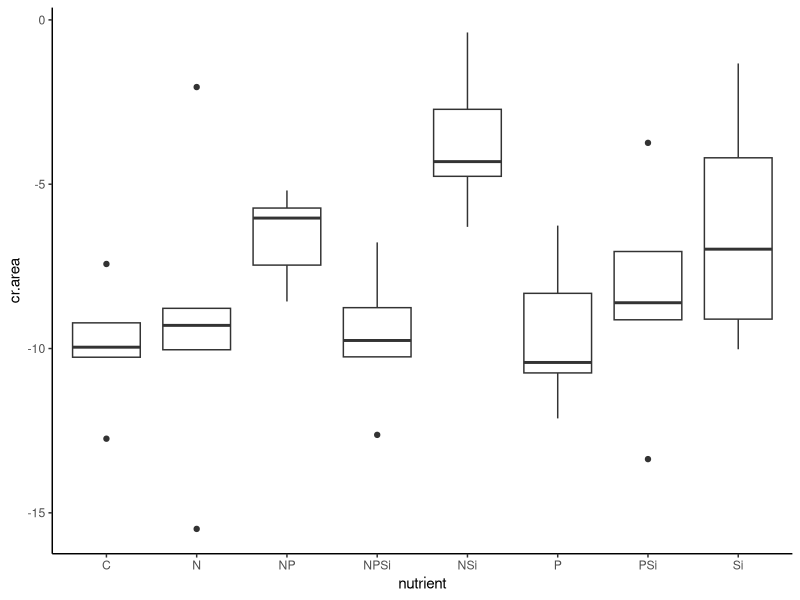
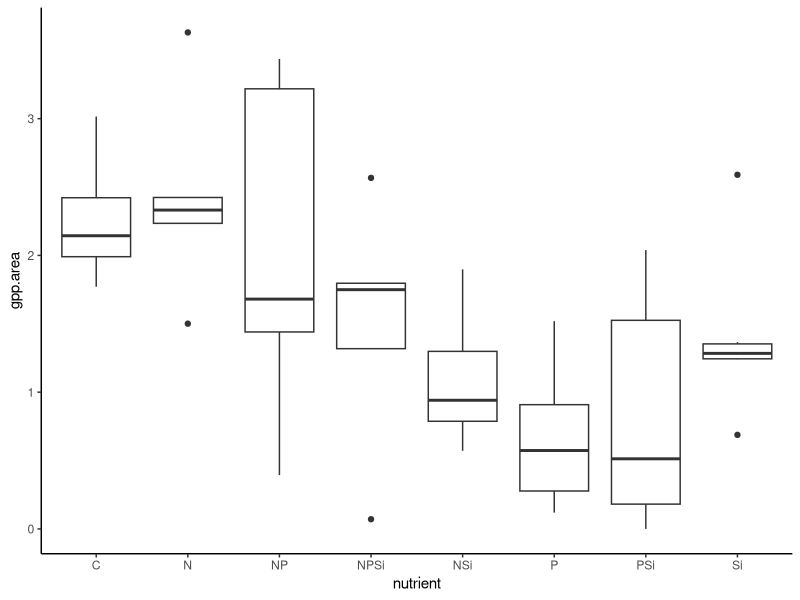
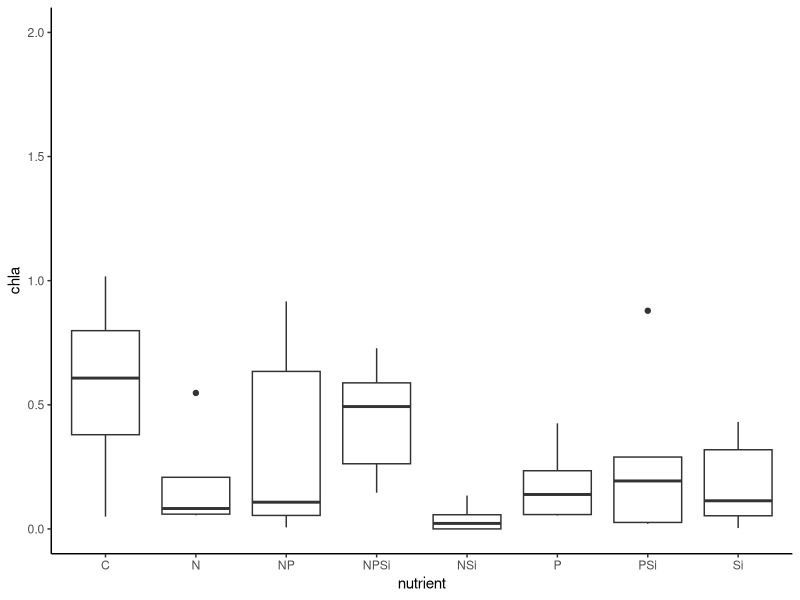
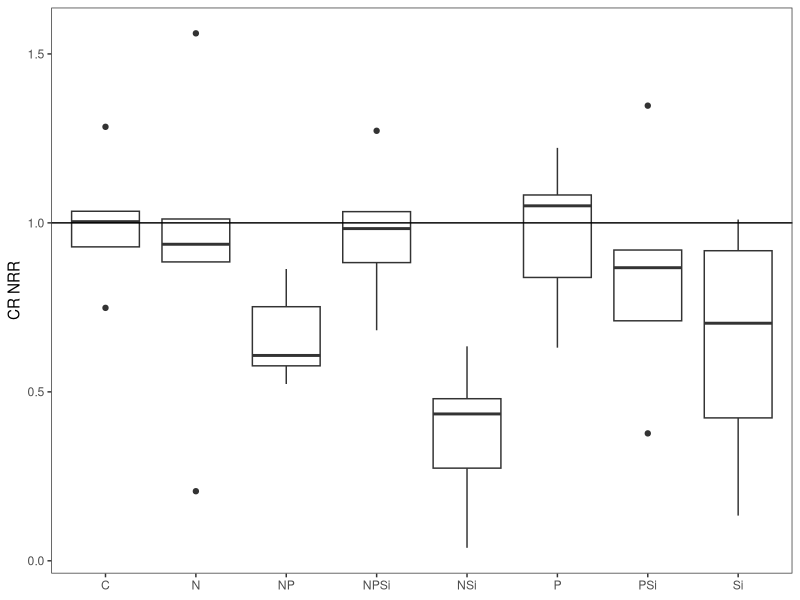
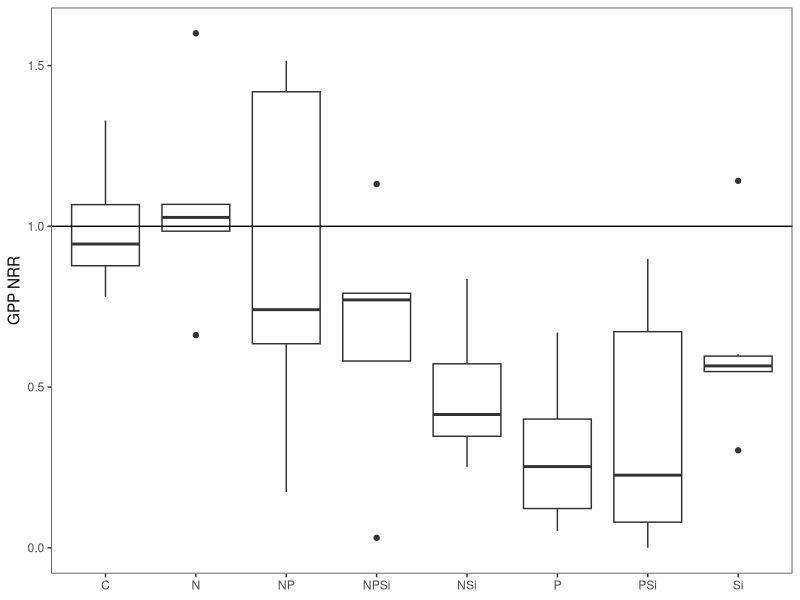
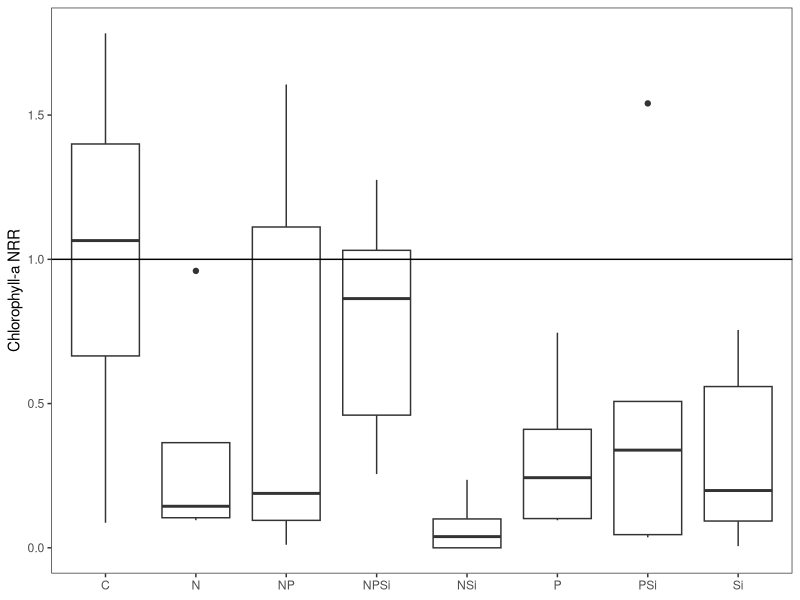
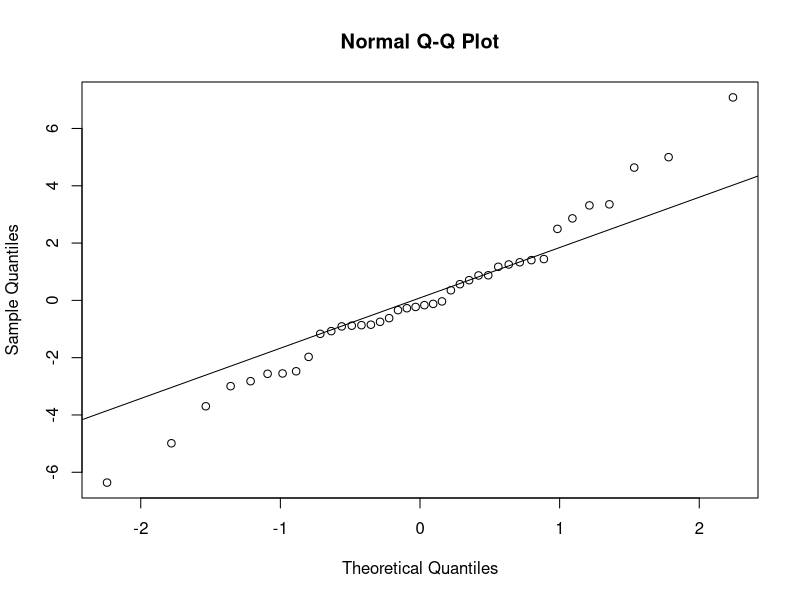
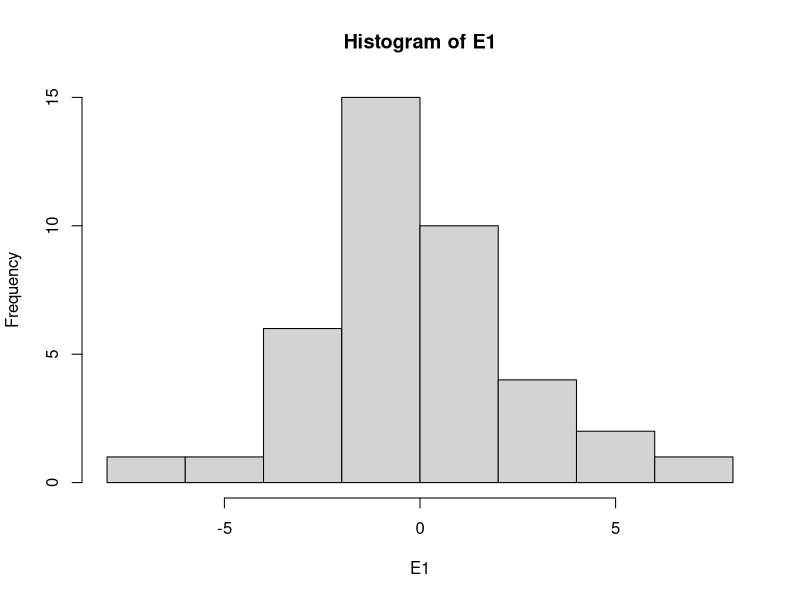

Here is the R script that generated these plots, in order: (Note: this script raises an error after producing the figures.)
#Author:  Clay Arango
#Creation date: 10-Feb-19
#Script to analyze NDS data from Summer 2018 NDS work with S. Roley and A. Alexiades

#packages
install.packages("nlme")
install.packages("nortest")
install.packages("dplyr")
install.packages("multcomp")
install.packages("MASS")
install.packages("ggplot2")
library(nlme)
library(nortest)
library(plyr)
library(dplyr)
library(multcomp)
library(MASS)
library(ggplot2)
library(tidyr)

#Load data
reec_fall <- read.table(file="reec_fall.csv", header=T, sep=",")

#set variable
d = reec_fall

#evaluate data to make sure factors are correct
names(d)
unique(d$nutrient) #control, N, NP, NPSi, NSi, P, PSi, Si
unique(d$N) #should be 0 and 1
unique(d$P) #should be 0 and 1
unique(d$Si) #should be 0 and 1
unique(d$top) #should be "sponge" and "glass"
#if need to change, use recode function below. 
d$top<-recode(d$top, "cellulose" ="sponge")
str(d)

#convert N and P and Si values (0 or 1 for absence or presence) to factors
d$N<-as.factor(d$N)
d$P<-as.factor(d$P)
d$Si<-as.factor(d$Si)
str(d)

#subset data into gpp and cr response
d.cr = subset(d, top=="sponge", data=d)
d.gpp = subset(d, top=="glass", data=d)

#check distribution of controls and remove as needed before calculating NRR.
ggplot(d.cr, aes(x=nutrient, y=cr.area))+geom_boxplot() +theme_classic()
#check CC4 and DD3

#calculate nrr for cr
x<-ddply(d.cr, "nutrient", summarise, ave_cr = mean(cr.area, na.rm=T)) #changed to ddply b/c allows
#to specify by column name - I had a csv file with the relevant column in a different position.
x
d.cr$cr.nrr = d.cr$cr.area/-9.922869 #divide by control ave_cr
d.cr$chla.nrr<-NA

#check distribution of controls and remove as needed before calculating NRR.
ggplot(d.gpp, aes(x=nutrient, y=gpp.area))+geom_boxplot() +theme_classic()
#probaly ok, but check AA3, AA6, X3
ggplot(d.gpp, aes(x=nutrient, y=chla))+geom_boxplot() +theme_classic()+scale_y_continuous(limits=c(0,2))
#one super-high outlier - was a copy/paste error.updated with value from NDS spreadsheet.
#also check CC3

#calculate nrr for gpp and chla
x<- ddply(d.gpp, "nutrient", summarise, ave_gpp = mean(gpp.area, na.rm=T), ave_chla = mean(chla, na.rm=T)) 
x
d.gpp$gpp.nrr = d.gpp$gpp.area/2.2686372 #divide by control ave_gpp
d.gpp$chla.nrr = d.gpp$chla/0.5705330 #divide by control ave_chla

#combine files and export
d.nrr<-rbind(d.cr, d.gpp)
d.nrr$site_date<-"reec_fall"
write.table(d.nrr, "reec_fall_nrr.csv", sep=",", quote=F, row.names =F)

###############
#plots of NRR
##############
ggplot(data=subset(d.cr, !(nutrient=="control")), aes(x=nutrient, y=cr.nrr))+geom_boxplot()+theme_bw()+
  ylab("CR NRR")+geom_abline(slope = 0, intercept = 1)+
  theme(axis.title.x=element_blank(), panel.grid.minor=element_blank(), panel.grid.major=element_blank())
#inhibition

ggplot(data=subset(d.gpp, !(nutrient=="control")), aes(x=nutrient, y=gpp.nrr))+geom_boxplot()+theme_bw()+
  ylab("GPP NRR")+geom_abline(slope = 0, intercept = 1)+
  theme(axis.title.x=element_blank(), panel.grid.minor=element_blank(), panel.grid.major=element_blank())
#inhibition

ggplot(data=subset(d.gpp, !(nutrient=="control")), aes(x=nutrient, y=chla.nrr))+geom_boxplot()+theme_bw()+
  ylab("Chlorophyll-a NRR")+geom_abline(slope = 0, intercept = 1)+
  theme(axis.title.x=element_blank(), panel.grid.minor=element_blank(), panel.grid.major=element_blank())
#inhibition

##########
#NRR Summary Files
#########

GPP_sum<-ddply(d.gpp, "nutrient", summarise, ave_nrr.gpp=mean(gpp.nrr, na.rm=T), sd_nrr.gpp=sd(gpp.nrr, na.rm=T), 
               se_nrr.gpp =(sd(gpp.nrr)/sqrt(sum(!is.na(gpp.nrr)))), 
               ci95_nrr.gpp = (1.96*(sd(gpp.nrr)/sqrt(sum(!is.na(gpp.nrr))))),
               ave_nrr.chla=mean(chla.nrr, na.rm=T), sd_nrr.chla=sd(chla.nrr, na.rm=T), 
               se_nrr.chla =(sd(chla.nrr)/sqrt(sum(!is.na(chla.nrr)))), 
               ci95_nrr.chla = (1.96*(sd(chla.nrr)/sqrt(sum(!is.na(chla.nrr))))))
CR_sum<-ddply(d.cr, "nutrient", summarise, ave_nrr.cr=mean(cr.nrr, na.rm=T), sd_nrr.cr=sd(cr.nrr, na.rm=T), 
              se_nrr.cr =(sd(cr.nrr)/sqrt(sum(!is.na(cr.nrr)))), 
              ci95_nrr.cr = (1.96*(sd(cr.nrr)/sqrt(sum(!is.na(cr.nrr))))))

#now combine into one and export
d.sum<-merge(GPP_sum, CR_sum, by="nutrient")
d.sum$site_date<-"reec_fall"
write.table(d.sum, "reec_fall_summ.csv",  sep=",", quote=F, row.names =F)


############################################################
#analyze RESPIRATION data
############################################################

M1<-gls(cr.area~N*P*Si, data=d.cr, na.action=na.omit)
E1<-residuals(M1)
qqnorm(E1)
qqline(E1)
ad.test(E1)
   #residuals are normally distributed
hist(E1)  
plot(M1)

plot(filter(d.cr, !is.na(cr.area)) %>% dplyr::select(nutrient), 
     E1, xlab="nutrient", ylab="Residuals")
bartlett.test(cr.area~nutrient, data=d.cr)
   #variance test is ok

anova(M1)
  #co-limited by P and Si

x <- group_by(d.cr, nutrient) %>%  # Grouping function causes subsequent functions to aggregate by season and reach
  summarize(cr.mean = abs(mean(cr.area, na.rm = TRUE)), # na.rm = TRUE to remove missing values
            cr.sd=abs(sd(cr.area, na.rm = TRUE)),  # na.rm = TRUE to remove missing values
            n = sum(!is.na(cr.area)), # of observations, excluding NAs. 
            cr.se=cr.sd/sqrt(n))

ggplot(data=x, aes(x=nutrient, y=cr.mean)) + 
  geom_bar(stat="identity", position=position_dodge(), color = "black") + 
  geom_errorbar(aes(ymin=cr.mean, ymax=cr.mean+cr.se), width=0.2, 
                position=position_dodge(0.9)) + 
  xlab("Nutrient") +
  ylab(expression(Respiration~(ug~O[2]~m^{-2}~h^{-1}))) +
  ylim(0,20) +
  labs(fill="Light") +
  theme_bw() +
  theme(panel.grid.major=element_blank(),
        panel.grid.minor=element_blank(),
        legend.title=element_text(size=6),
        legend.key=element_blank(), 
        legend.position=c(0.5,0.95), 
        legend.text=element_text(size=8), 
        legend.background=element_blank(), 
        legend.direction="horizontal", 
        legend.key.size=unit(0.3, "cm"), 
        axis.title.y=element_text(size=8), 
        axis.title.x=element_text(size=8), 
        axis.text.x=element_text(size=8))

#ggsave('output/figures/Ring_fall.tiff',
#       units="in",
#       width=3.25,
#       height=3.25,
#       dpi=1200,
#       compression="lzw")

############################################################
#analyze the PRODUCTION data
############################################################

M1<-gls(gpp.area~N*P*Si, data=d.gpp, na.action=na.omit) 
E1<-residuals(M1)
qqnorm(E1)
qqline(E1)
ad.test(E1)
   #residuals are not normal but close

hist(E1, xlab="residuals", main="")
plot(M1)

plot(filter(d.gpp, !is.na(gpp.area)) %>% dplyr::select(nutrient), 
     E1, xlab="nutrient", ylab="Residuals")
bartlett.test(gpp.area~nutrient, data=d.gpp)
   #OK

anova(M1)
  
x <- group_by(d.gpp, nutrient) %>%  # Grouping function causes subsequent functions to aggregate by season and reach
  summarize(gpp.mean = abs(mean(gpp.area, na.rm = TRUE)), # na.rm = TRUE to remove missing values
            gpp.sd=abs(sd(gpp.area, na.rm = TRUE)),  # na.rm = TRUE to remove missing values
            n = sum(!is.na(gpp.area)), # of observations, excluding NAs. 
            gpp.se=gpp.sd/sqrt(n))

ggplot(data=x, aes(x=nutrient, y=gpp.mean)) + 
  geom_bar(stat="identity", position=position_dodge(), color = "black") + 
  geom_errorbar(aes(ymin=gpp.mean, ymax=gpp.mean+gpp.se), width=0.2, 
                position=position_dodge(0.9)) + 
  xlab("Nutrient") +
  ylab(expression(Production~(ug~O[2]~m^{-2}~h^{-1}))) +
  labs(fill="Light") +
  theme_bw() +
  theme(panel.grid.major=element_blank(),
        panel.grid.minor=element_blank(), 
        legend.title=element_text(size=6), 
        legend.key=element_blank(),  
        legend.position=c(0.5,0.95),  
        legend.text=element_text(size=8),  
        legend.background=element_blank(),  
        legend.direction="horizontal",  
        legend.key.size=unit(0.3, "cm"),  
        axis.title.y=element_text(size=8),  
        axis.title.x=element_text(size=8),  
        axis.text.x=element_text(size=8))

#ggsave('output/figures/gppByNutrient.tiff',
#       units="in",
#       width=3.25,
#       height=3.25,
#       dpi=1200,
#       compression="lzw")


#BELOW HERE IS NOT EDITED





############################################################
#analyze the CHL-A biomass on disks

M1<-gls(chla~N*P*light, data=roza_sum.chla, na.action=na.omit)
E1<-residuals(M1)
qqnorm(E1)
qqline(E1)
ad.test(E1)
  #residuals look bad (p=0.001)
hist(E1)
plot(M1)

vf1 = varIdent(form = ~ 1|N*P)
vf2 = varIdent(form = ~ 1|light)
vf3 = varIdent(form = ~ 1|N*P*light)
vf4 = varPower(form = ~ fitted(.)) 
vf5 = varExp(form = ~ fitted(.))
vf6 = varConstPower(form = ~ fitted(.))
vf7 = varExp(form = ~ fitted(.)|nutrient)

M2<-gls(chla~N*P*light, data=roza_sum.chla, na.action=na.omit, weights=vf1)
M3<-gls(chla~N*P*light, data=roza_sum.chla, na.action=na.omit, weights=vf2)
M4<-gls(chla~N*P*light, data=roza_sum.chla, na.action=na.omit, weights=vf3)
M5<-gls(chla~N*P*light, data=roza_sum.chla, na.action=na.omit, weights=vf4)
M6<-gls(chla~N*P*light, data=roza_sum.chla, na.action=na.omit, weights=vf5)
M7<-gls(chla~N*P*light, data=roza_sum.chla, na.action=na.omit, weights=vf6)
M8<-gls(chla~N*P*light, data=roza_sum.chla, na.action=na.omit, weights=vf7)

anova(M1,M2,M3,M4,M5,M6,M7,M8)

#M3 is best on AIC

E3<-residuals(M3)
qqnorm(E3)
qqline(E3)
ad.test(E3)
#residuals are not normal (p=0.001)
hist(E3, xlab="residuals", main="")
plot(M3)
  #hist and plot look good

plot(filter(roza_sum.chla, !is.na(chla)) %>% dplyr::select(light), 
     E3, xlab="light", ylab="Residuals")
bartlett.test(chla~light, data=roza_sum.chla)

plot(filter(roza_sum.chla, !is.na(chla)) %>% dplyr::select(nutrient), 
     E3, xlab="nutrient", ylab="Residuals")
bartlett.test(chla~nutrient, data=roza_sum.chla)

anova(M3)

#light is significant and N and P separately interact with light

x<-roza_sum.chla[complete.cases(roza_sum.chla$chla),]

with(x, 
     interaction.plot(nutrient,light,chla, 
                      ylim=c(0,1.5),lty=c(1,12),lwd=2,ylab="Chlorophyll a", 
                      xlab="Nutrient", trace.label="Light"))

x <- group_by(roza_sum.chla, nutrient, light) %>%  # Grouping function causes subsequent functions to aggregate by season and reach
  summarize(chla.mean = mean(chla, na.rm = TRUE), # na.rm = TRUE to remove missing values
            chla.sd=sd(chla, na.rm = TRUE),  # na.rm = TRUE to remove missing values
            n = sum(!is.na(chla)), # of observations, excluding NAs. 
            chla.se=chla.sd/sqrt(n))

ggplot(data=x, 
       aes(x=nutrient, y=chla.mean, fill=light)) + 
  geom_bar(stat="identity", position=position_dodge(), color = "black") + 
  geom_errorbar(aes(ymin=chla.mean, ymax=chla.mean+chla.se), width=0.2, 
                position=position_dodge(0.9)) + 
  scale_fill_manual(values=c("white","black")) +
  xlab("Nutrient") +
  ylab(expression(Chlorophyll~a~(ug~cm^{-2}))) +
  ylim(0,1.7) +
  labs(fill="Light") +
  theme_bw() +
  theme(panel.grid.major=element_blank(), 
        panel.grid.minor=element_blank(), 
        legend.title=element_text(size=6), 
        legend.key=element_blank(), 
        legend.position=c(0.5,0.95), 
        legend.text=element_text(size=8), 
        legend.background=element_blank(), 
        legend.direction="horizontal", 
        legend.key.size=unit(0.3, "cm"), 
        axis.title.y=element_text(size=8), 
        axis.title.x=element_text(size=8), 
        axis.text.x=element_text(size=8))

ggsave('output/figures/chlaByNutrientLight.tiff',
       units="in",
       width=3.25,
       height=3.25,
       dpi=1200,
       compression="lzw")



############################################################
############################################################
#calculate nrr mean and standard error
x1 <- group_by(roza_sum, nutrient, light) %>%  # Grouping function causes subsequent functions to aggregate by season and reach
  summarize(chla.nrr.mean = mean(chla.nrr, na.rm = TRUE), # na.rm = TRUE to remove missing values
            chla.nrr.sd=sd(chla.nrr, na.rm = TRUE),  # na.rm = TRUE to remove missing values
            chla.n = sum(!is.na(chla.nrr)), # of observations, excluding NAs. 
            chla.nrr.se=chla.nrr.sd/sqrt(chla.n))


x2 <- group_by(roza_sum, nutrient, light) %>%  # Grouping function causes subsequent functions to aggregate by season and reach
  summarize(gpp.nrr.mean = mean(gpp.nrr, na.rm = TRUE), # na.rm = TRUE to remove missing values
            gpp.nrr.sd=sd(gpp.nrr, na.rm = TRUE),  # na.rm = TRUE to remove missing values
            gpp.n = sum(!is.na(gpp.nrr)), # of observations, excluding NAs. 
            gpp.nrr.se=gpp.nrr.sd/sqrt(gpp.n))

x3 <- group_by(roza_sum, nutrient, light) %>%  # Grouping function causes subsequent functions to aggregate by season and reach
  summarize(cr.nrr.mean = mean(cr.nrr, na.rm = TRUE), # na.rm = TRUE to remove missing values
            cr.nrr.sd=sd(cr.nrr, na.rm = TRUE),  # na.rm = TRUE to remove missing values
            cr.n = sum(!is.na(cr.nrr)), # of observations, excluding NAs. 
            cr.nrr.se=cr.nrr.sd/sqrt(cr.n))

roza_sum.nrr<-cbind(x1,x2,x3)
roza_sum.nrr <- roza_sum.nrr[, !duplicated(colnames(roza_sum.nrr))]
write.csv(roza_sum.nrr, "roza_sum.nrr.csv")
